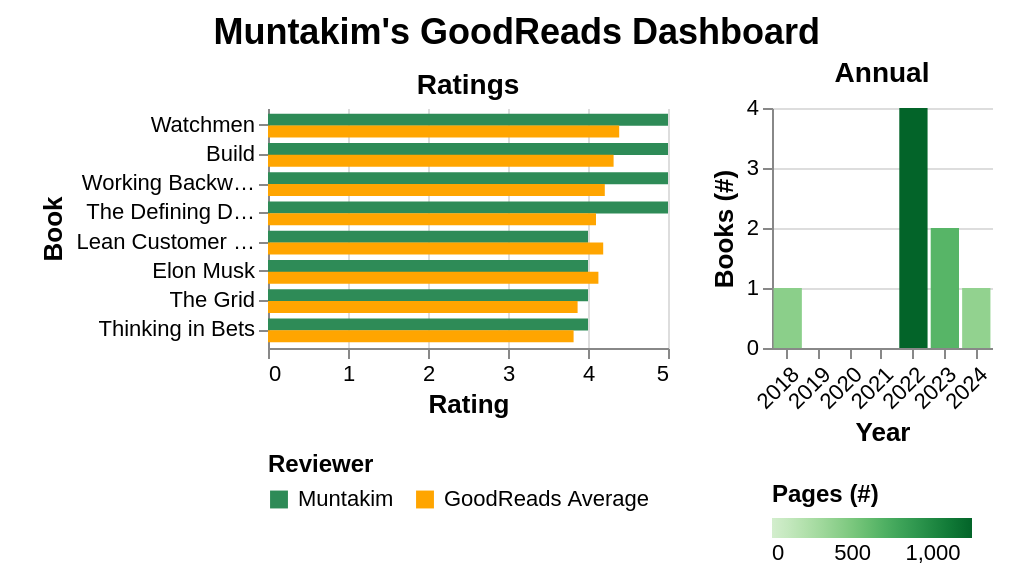

Source (Vega-Lite JSON):
### Vega-Lite specification from a JSON file in a GitHub repository (floating-point values rounded to 4 significant figures)
{"background": null, "config": {"view": {"continuousWidth": 200, "continuousHeight": 120, "strokeOpacity": 0, "strokeWidth": 1.5}, "axis": {"labelFontSize": 11, "titleFontSize": 13}, "legend": {"labelFontSize": 11, "titleFontSize": 12, "orient": "bottom", "gradientLength": 100, "gradientThickness": 10}}, "hconcat": [{"data": {"name": "data-26ef6fd35988b53c5090f9c6ca44a4ba"}, "mark": {"type": "bar", "size": 6}, "encoding": {"color": {"field": "Reviewer", "legend": {"labelFontSize": 11, "symbolSize": 80, "symbolType": "square", "title": "Reviewer", "titleFontSize": 12}, "scale": {"domain": ["Muntakim", "GoodReads Average"], "range": ["seagreen", "orange"]}, "type": "nominal"}, "tooltip": [{"field": "Title", "title": "Title", "type": "nominal"}, {"field": "Year", "title": "Year Read", "type": "quantitative"}, {"field": "Reviewer", "title": "Reviewer", "type": "nominal"}, {"field": "Rating", "title": "Rating", "type": "quantitative"}], "x": {"axis": {"labelFontSize": 11, "titleFontSize": 13}, "field": "Rating", "scale": {"domain": [0, 5]}, "title": "Rating", "type": "quantitative"}, "y": {"axis": {"labelFontSize": 11, "labelLimit": 90, "titleFontSize": 13}, "field": "SummarizedTitle", "sort": {"field": "Rating", "order": "descending"}, "title": "Book", "type": "nominal"}, "yOffset": {"field": "Reviewer", "type": "nominal"}}, "height": 120, "width": 200, "title": {"text": "Ratings", "fontSize": 14}}, {"data": {"name": "data-6c958c206645b7e22635aeb796ff59cc"}, "mark": {"type": "bar"}, "encoding": {"color": {"field": "Pages", "legend": {"labelFontSize": 11, "title": "Pages (#)", "titleFontSize": 12}, "scale": {"scheme": "greens"}, "title": "Pages (#)", "type": "quantitative"}, "tooltip": [{"field": "Year", "title": "Year", "type": "ordinal"}, {"field": "Books", "title": "Books (#)", "type": "quantitative"}, {"field": "Pages", "title": "Pages (#)", "type": "quantitative"}], "x": {"axis": {"labelAngle": -45, "labelFontSize": 11, "titleFontSize": 13}, "field": "Year", "title": "Year", "type": "nominal"}, "y": {"axis": {"labelFontSize": 11, "titleFontSize": 13}, "field": "Books", "title": "Books (#)", "type": "quantitative"}}, "height": 120, "width": 110, "title": {"text": "Annual", "fontSize": 14}}], "spacing": 20, "padding": {"left": 20, "right": 20, "top": 8, "bottom": 10}, "title": {"text": "Muntakim's GoodReads Dashboard", "anchor": "middle", "fontSize": 18}, "$schema": "https://vega.github.io/schema/vega-lite/v5.20.1.json", "datasets": {"data-26ef6fd35988b53c5090f9c6ca44a4ba": [{"SummarizedTitle": "The Grid", "Title": "The Grid: The Fraying Wires Between Americans and Our Energy Future", "Year": 2024, "Reviewer": "Muntakim", "Rating": 4.0}, {"SummarizedTitle": "Working Backwards", "Title": "Working Backwards: Insights, Stories, and Secrets from Inside Amazon", "Year": 2022, "Reviewer": "Muntakim", "Rating": 5.0}, {"SummarizedTitle": "Watchmen", "Title": "Watchmen", "Year": 2018, "Reviewer": "Muntakim", "Rating": 5.0}, {"SummarizedTitle": "Elon Musk", "Title": "Elon Musk: Tesla, SpaceX, and the Quest for a Fantastic Future", "Year": 2023, "Reviewer": "Muntakim", "Rating": 4.0}, {"SummarizedTitle": "Lean Customer Development", "Title": "Lean Customer Development: Building Products Your Customers Will Buy", "Year": 2022, "Reviewer": "Muntakim", "Rating": 4.0}, {"SummarizedTitle": "The Defining Decade", "Title": "The Defining Decade: Why Your Twenties Matter—And How to Make the Most of Them Now", "Year": 2023, "Reviewer": "Muntakim", "Rating": 5.0}, {"SummarizedTitle": "Build", "Title": "Build: An Unorthodox Guide to Making Things Worth Making", "Year": 2022, "Reviewer": "Muntakim", "Rating": 5.0}, {"SummarizedTitle": "Thinking in Bets", "Title": "Thinking in Bets: Making Smarter Decisions When You Don't Have All the Facts", "Year": 2022, "Reviewer": "Muntakim", "Rating": 4.0}, {"SummarizedTitle": "The Grid", "Title": "The Grid: The Fraying Wires Between Americans and Our Energy Future", "Year": 2024, "Reviewer": "GoodReads Average", "Rating": 3.87}, {"SummarizedTitle": "Working Backwards", "Title": "Working Backwards: Insights, Stories, and Secrets from Inside Amazon", "Year": 2022, "Reviewer": "GoodReads Average", "Rating": 4.21}, {"SummarizedTitle": "Watchmen", "Title": "Watchmen", "Year": 2018, "Reviewer": "GoodReads Average", "Rating": 4.39}, {"SummarizedTitle": "Elon Musk", "Title": "Elon Musk: Tesla, SpaceX, and the Quest for a Fantastic Future", "Year": 2023, "Reviewer": "GoodReads Average", "Rating": 4.13}, {"SummarizedTitle": "Lean Customer Development", "Title": "Lean Customer Development: Building Products Your Customers Will Buy", "Year": 2022, "Reviewer": "GoodReads Average", "Rating": 4.19}, {"SummarizedTitle": "The Defining Decade", "Title": "The Defining Decade: Why Your Twenties Matter—And How to Make the Most of Them Now", "Year": 2023, "Reviewer": "GoodReads Average", "Rating": 4.1}, {"SummarizedTitle": "Build", "Title": "Build: An Unorthodox Guide to Making Things Worth Making", "Year": 2022, "Reviewer": "GoodReads Average", "Rating": 4.32}, {"SummarizedTitle": "Thinking in Bets", "Title": "Thinking in Bets: Making Smarter Decisions When You Don't Have All the Facts", "Year": 2022, "Reviewer": "GoodReads Average", "Rating": 3.82}], "data-6c958c206645b7e22635aeb796ff59cc": [{"Year": 2018, "Books": 1, "Pages": 416}, {"Year": 2019, "Books": 0, "Pages": 0}, {"Year": 2020, "Books": 0, "Pages": 0}, {"Year": 2021, "Books": 0, "Pages": 0}, {"Year": 2022, "Books": 4, "Pages": 1242}, {"Year": 2023, "Books": 2, "Pages": 665}, {"Year": 2024, "Books": 1, "Pages": 384}]}}
